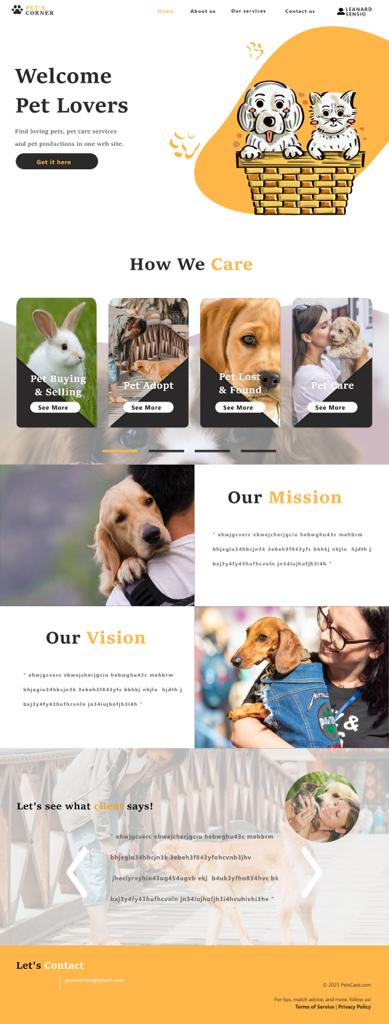
#> input picture Component Detection/sample.jpeg, 389 x 1024 px, found by its file name
$ python comp_detection.py
#> lines starting #> are read from the running program, lines starting #| are printed output that depends on the picture; after the words box and inside, x2 and y2 are one past the last pixel; in counts of white or black regions, pixels touching at a corner belong together
# -*- coding: utf-8 -*-
"""
Created on Mon Jan 17 21:41:41 2022

@author: dncna
"""

import cv2
import numpy as np
import pandas as pd
import os

# Image read and binarizarion

def read_img(img_path, height=None):

    try:
        img = cv2.imread(img_path)
#> img is the input picture: shape (1024, 389, 3); mean B, G, R 180.1, 197.5, 210.7

        if height is not None:

            w_h_ratio = img.shape[0] / img.shape[1]
            width = height / w_h_ratio
            img = cv2.resize(img, (int(width), int(height)))

        gray = cv2.cvtColor(img, cv2.COLOR_BGR2GRAY)
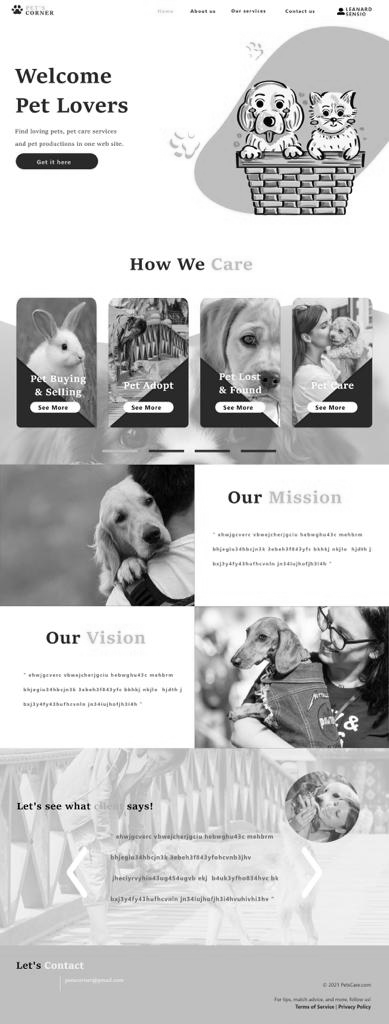
#> gray: shape (1024, 389); min 0, max 255, mean 199.5

        return img, gray

    except Exception as e:
        print(e)
        print("Image reading failed")

        return None, None

def bin_image(img, grad_min):


#> called with grad_min = 10
    img_f = np.copy(img)
    img_f = img_f.astype("float")

    kernel_h = np.array([[0,0,0], [0,-1.,1.], [0,0,0]])
    kernel_v = np.array([[0,0,0], [0,-1.,0], [0,1.,0]])

    dst1 = abs(cv2.filter2D(img_f, -1, kernel_h))
    dst2 = abs(cv2.filter2D(img_f, -1, kernel_v))
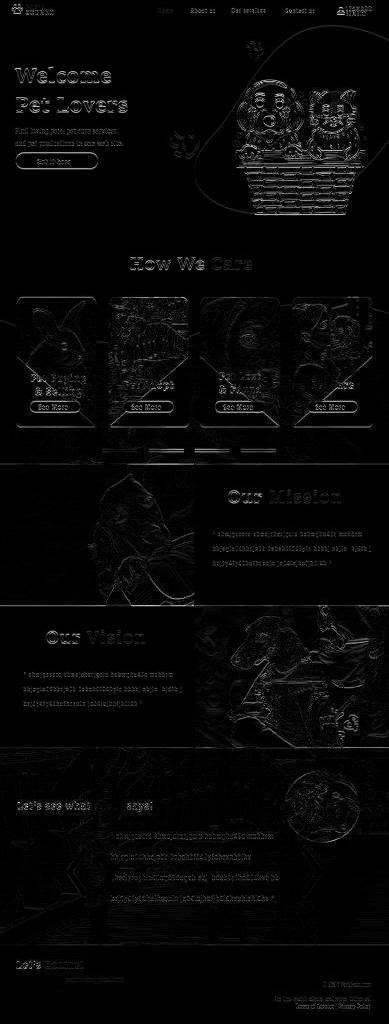
#> dst2: shape (1024, 389) float64; min 0, max 234, mean 7

    gradient = (dst1 + dst2).astype('uint8')
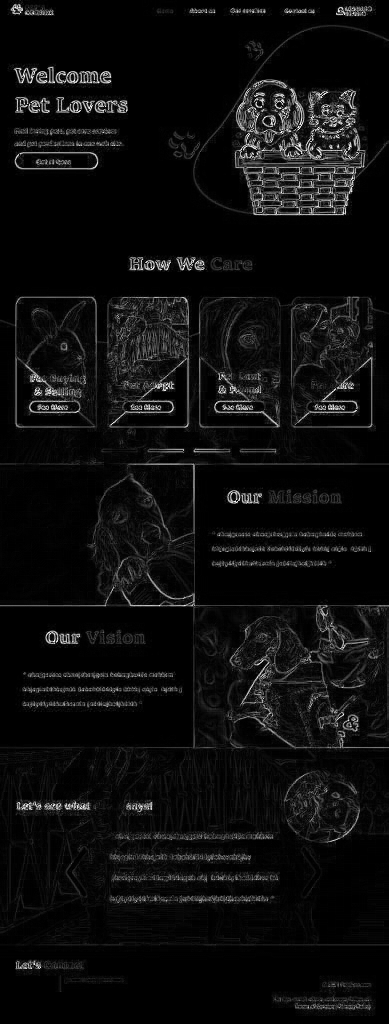
#> gradient: shape (1024, 389); min 0, max 255, mean 13.7

    rec, binary = cv2.threshold(gradient, grad_min, 255, cv2.THRESH_BINARY)
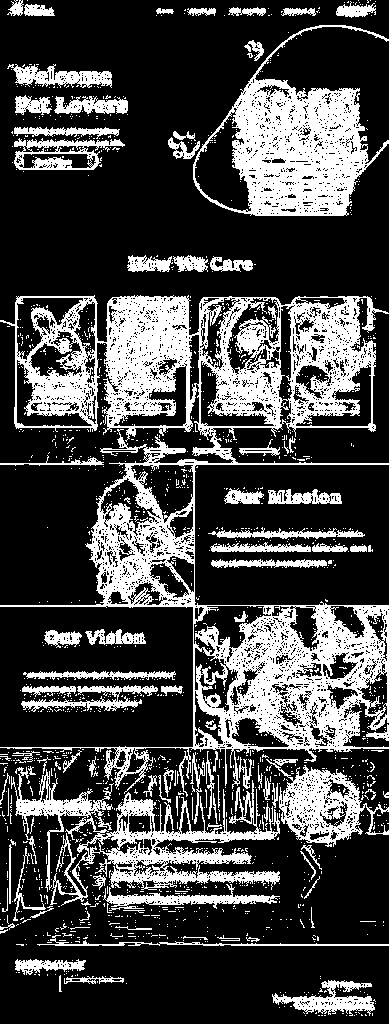
#> binary: shape (1024, 389); 27.6% white; 1564 white regions (1468 under 20 px), largest, box (x1, y1, x2, y2) and area: (0, 295, 389, 797) 53867, (193, 25, 389, 216) 14795, (11, 767, 280, 906) 9864
#> rec = 10
    morph = cv2.morphologyEx(binary, cv2.MORPH_CLOSE, (3, 3))
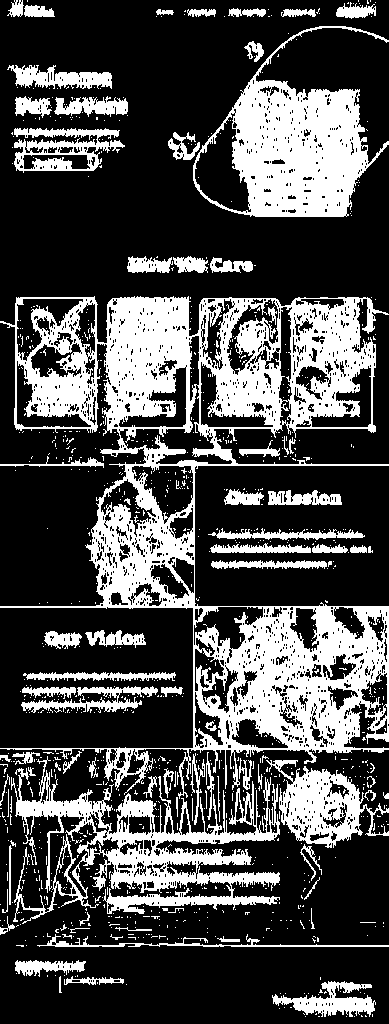
#> morph: shape (1024, 389); 29.5% white; 1027 white regions (946 under 20 px), largest, box (x1, y1, x2, y2) and area: (0, 296, 389, 799) 58583, (193, 26, 389, 217) 15671, (11, 756, 280, 924) 13418

    cv2.imshow('binary', morph)
    cv2.waitKey(0)

    return morph


# Detect lines

def rm_line(binary, max_line_thickness=8, min_line_length_ratio=0.95):

#> called with max_line_thickness = 8, min_line_length_ratio = 0.95
    def is_valid_line(line):
        line_length = 0
        line_gap = 0
        for j in line:
            if j > 0:
                if line_gap > 5:
                    return False
                line_length += 1
                line_gap = 0
            elif line_length > 0:
                line_gap += 1
        if line_length / width > 0.95:
            return True
        return False

    height, width = binary.shape[:2]
#> height = 1024; width = 389
    board = np.zeros(binary.shape[:2], dtype=np.uint8)

    start_row, end_row = -1, -1
    check_line = False
    check_gap = False
    for i, row in enumerate(binary):

        if is_valid_line(row):
            # new start: if it is checking a new line, mark this row as start
            if not check_line:
                start_row = i
                check_line = True
        else:
            # end the line
            if check_line:
                # thin enough to be a line, then start checking gap
                if i - start_row < max_line_thickness:
                    end_row = i
                    check_gap = True
                else:
                    start_row, end_row = -1, -1
                check_line = False
        # check gap
        if check_gap and i - end_row > max_line_thickness:
            binary[start_row: end_row] = 0
            start_row, end_row = -1, -1
            check_line = False
            check_gap = False
#> this loop made 1024 passes
#> (check_line, check_gap) on passes 475, 617, 759: (False, False), (False, False), (False, False)
#> (check_gap, check_line) on passes 466, 608, 750: (True, False), (True, False), (True, False)
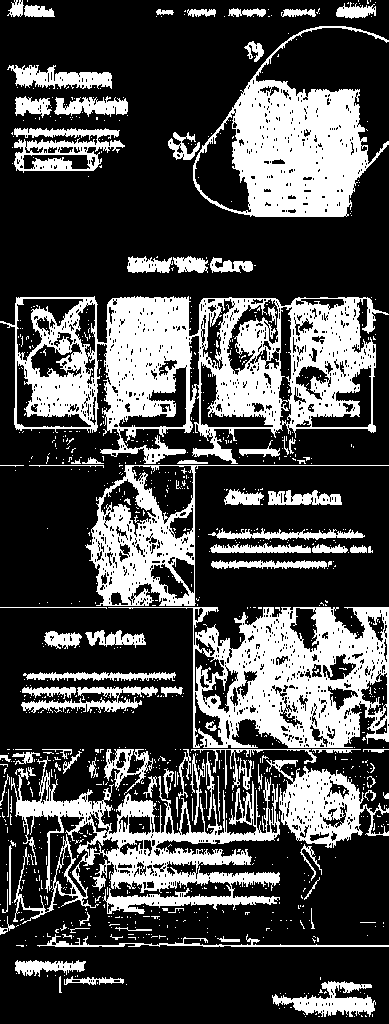
#> binary: shape (1024, 389); 29.2% white; 1074 white regions (979 under 20 px), largest, box (x1, y1, x2, y2) and area: (0, 296, 389, 464) 30322, (108, 607, 389, 748) 17465, (193, 26, 389, 217) 15671
#> after the loop, check_gap = False; check_line = False; end_row = -1; start_row = -1

    if (check_line and (height - start_row) < max_line_thickness) or check_gap:
        binary[start_row: end_row] = 0

    cv2.imshow('no-line binary', binary)
    cv2.waitKey(0)


# Detect components

def component_detection(binary, min_obj_area,
                        line_thickness=8,
                        min_rec_evenness=0.7,
                        max_dent_ratio=0.25,
                        step_h = 5, step_v = 2,
                        rec_detect=False, show=False, test=False):
    """
    :param binary: Binary image from pre-processing
    :param min_obj_area: If not pass then ignore the small object
    :param min_obj_perimeter: If not pass then ignore the small object
    :param line_thickness: If not pass then ignore the slim object
    :param min_rec_evenness: If not pass then this object cannot be rectangular
    :param max_dent_ratio: If not pass then this object cannot be rectangular
    :return: boundary: [top, bottom, left, right]
                        -> up, bottom: list of (column_index, min/max row border)
                        -> left, right: list of (row_index, min/max column border) detect range of each row
    """
#> called with min_obj_area = 50, line_thickness = 8, min_rec_evenness = 0.7, max_dent_ratio = 0.25, step_h = 5, step_v = 2, rec_detect = False, show = False

    mask = np.zeros((binary.shape[0] + 2, binary.shape[1] + 2), dtype=np.uint8)
    compos_all = []
    compos_rec = []
    compos_nonrec = []
    row, column = binary.shape[0], binary.shape[1]
#> row = 1024; column = 389


    cv2.imshow("mask", mask)
    cv2.waitKey(0)


    for i in range(0, row, step_h):
        for j in range(i % 2, column, step_v):
            if binary[i, j] == 255 and mask[i, j] == 0:

                mask_copy = mask.copy()
                ff = cv2.floodFill(binary, mask, (j, i), None, 0, 0, cv2.FLOODFILL_MASK_ONLY)

                if ff[0] < min_obj_area:
                    continue


                mask_copy = mask - mask_copy
                region = np.reshape(cv2.findNonZero(mask_copy[1:-1, 1:-1]), (-1, 2))
                region = [(p[1], p[0]) for p in region]

                print(region)

                '''

                # filter out some compos
                component = Component(region, binary.shape)

                # calculate the boundary of the connected area
                # ignore small area
                if component.width <= 3 or component.height <= 3:
                    continue
                # check if it is line by checking the length of edges
                # if component.compo_is_line(line_thickness):
                #     continue

                if test:
                    print('Area:%d' % (len(region)))
                    draw.draw_boundary([component], binary.shape, show=True)

                compos_all.append(component)

                if rec_detect:
                    # rectangle check
                    if component.compo_is_rectangle(min_rec_evenness, max_dent_ratio):
                        component.rect_ = True
                        compos_rec.append(component)
                    else:
                        component.rect_ = False
                        compos_nonrec.append(component)

                if show:
                    print('Area:%d' % (len(region)))
                    draw.draw_boundary(compos_all, binary.shape, show=True)

    # draw.draw_boundary(compos_all, binary.shape, show=True)
    if rec_detect:
        return compos_rec, compos_nonrec
    else:
        return compos_all
    '''
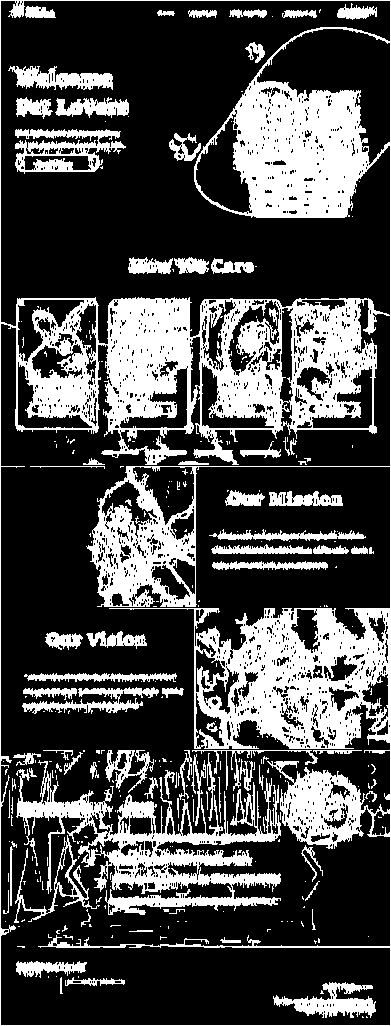
#> mask_copy: shape (1026, 391); values 0 (black) and 1 (white), 29.2% white; 298 white regions (218 under 20 px), largest, box (x1, y1, x2, y2) and area: (0, 0, 391, 1026) 79662, (16, 760, 281, 915) 12316, (15, 129, 126, 174) 2417

img, gray = read_img('C:\Education\Projects\Client Projects\Chavika\ML_Module\GUI Detection model\Component Detection/sample.jpeg')
morph = bin_image(gray, 10)

rm_line(morph)
component_detection(morph, 50)


cv2.destroyAllWindows()
